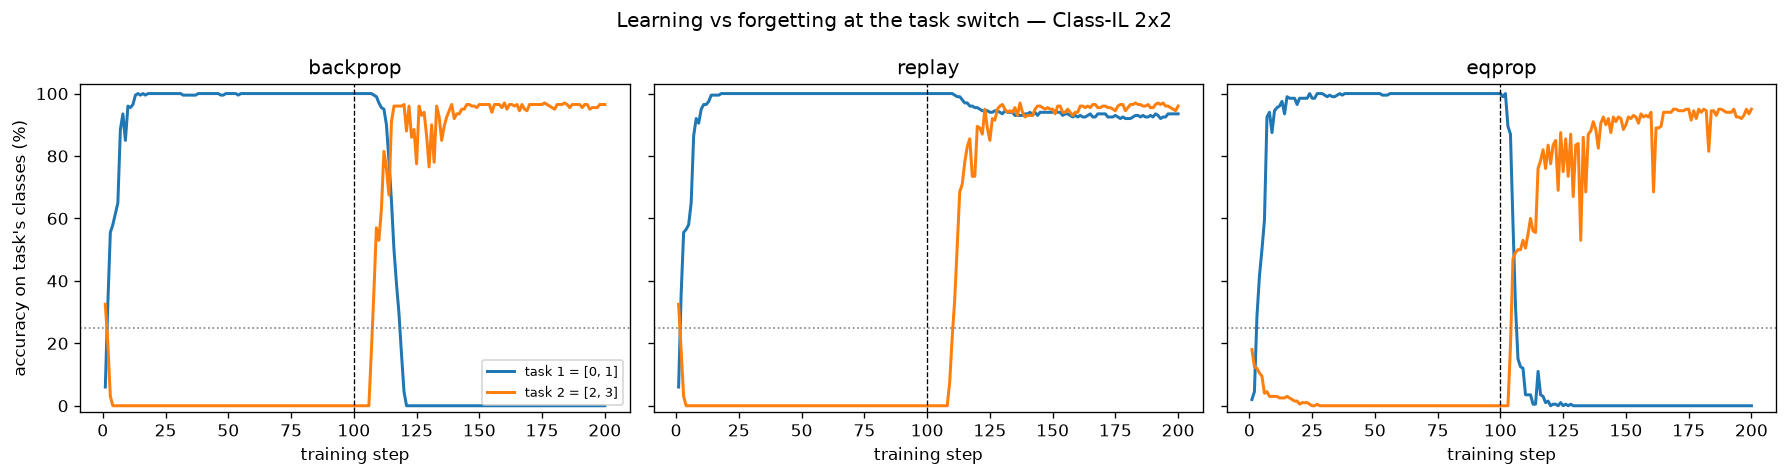

Python code for this plot:
"""09_eqprop_learning_vs_forgetting
Q: When task 2 arrives, how fast does EqProp learn it and how fast does it lose task 1?
   Controls: backprop (forgets), replay (retains). Under test: eqprop.
   Batch raised back to 32 to remove the batch-1 gradient noise; slowdown comes from lr instead.
"""
import sys, time
from pathlib import Path
ROOT = Path(__file__).resolve().parent.parent
sys.path.insert(0, str(ROOT))

import torch
import numpy as np
import matplotlib.pyplot as plt
from torch.utils.data import DataLoader, Subset

from src.data import load_mnist, class_indices, make_eval_set
from src.methods import make_backprop, make_replay, make_eqprop

# ============================ constants ============================
DEVICE          = "cuda" if torch.cuda.is_available() else "cpu"
DATA_DIR        = ROOT / "data"
FIG             = Path(__file__).resolve().with_suffix(".png")
IMG_SIZE        = 14
SEED            = 0

TASKS           = [[0, 1], [2, 3]]     # two tasks, two classes each: enough to see one clean crossing
ITERS           = 100                  # updates per task
BATCH           = 32                   # >1: averages out the per-example tug-of-war
EVAL_EVERY      = 1
EVAL_PER_CLASS  = 100

BP_LR                          = 0.05
RP_LR, RP_PER_CLASS            = 0.05, 20
EQP_LR, EQP_BETA, EQP_DT       = 0.005, 0.3, 0.3
EQP_MAX_STEPS, EQP_SETTLE_PAT  = 500, 30

CLASSES  = sorted({c for t in TASKS for c in t})
CLS_POS  = {c: i for i, c in enumerate(CLASSES)}
COLLAPSE = 100 / len(CLASSES)
TITLE    = f"Class-IL {len(TASKS)}x{len(TASKS[0])}"
# ==================================================================

IN_DIM = IMG_SIZE * IMG_SIZE
train, test = load_mnist(size=IMG_SIZE, root=str(DATA_DIR))
cidx = class_indices(train)
eval_x, eval_y = make_eval_set(test, classes=CLASSES, per_class=EVAL_PER_CLASS, device=DEVICE)

methods = {
    "backprop": make_backprop(in_dim=IN_DIM, lr=BP_LR, seed=SEED, device=DEVICE),
    "replay":   make_replay(train, cidx, in_dim=IN_DIM, lr=RP_LR, per_class=RP_PER_CLASS,
                            seed=SEED, device=DEVICE),
    "eqprop":   make_eqprop(in_dim=IN_DIM, lr=EQP_LR, beta=EQP_BETA, dt=EQP_DT,
                            max_steps=EQP_MAX_STEPS, settle_patience=EQP_SETTLE_PAT,
                            seed=SEED, device=DEVICE),
}

HDR = f"{'task':>5} {'step':>6} " + " ".join(f"{'T'+str(i+1)+'%':>6}" for i in range(len(TASKS))) + f" {'time':>6}"


def run(name, train_step, predict):
    """Class-IL run. Logs per-CLASS accuracy, per-TASK accuracy (fixed denominators),
       and the mean raw output per class (which moves before accuracy does)."""
    print(f"\n──── {name} " + "─" * max(2, 44 - len(name)))
    print(HDR)
    torch.manual_seed(SEED)
    hist = {"step": [], "acc": [], "task_acc": [], "out": []}
    step, t0 = 0, time.time()
    for ti, task in enumerate(TASKS):
        idx = torch.cat([cidx[c] for c in task])
        loader = DataLoader(Subset(train, idx.tolist()), batch_size=BATCH, shuffle=True)
        it = iter(loader)
        for _ in range(ITERS):
            try:
                x, y = next(it)
            except StopIteration:
                it = iter(loader); x, y = next(it)
            train_step(x.to(DEVICE), y.to(DEVICE))
            step += 1
            if step % EVAL_EVERY == 0:
                pred = predict(eval_x)
                raw = predict(eval_x, raw=True)
                acc = [(pred[eval_y == c] == c).float().mean().item() for c in CLASSES]
                task_acc = [float(np.mean([acc[CLS_POS[c]] for c in t])) for t in TASKS]
                out_mean = [raw[:, c].mean().item() for c in CLASSES]   # mean output unit value per class
                hist["step"].append(step); hist["acc"].append(acc)
                hist["task_acc"].append(task_acc); hist["out"].append(out_mean)
                cols = " ".join(f"{a*100:>6.1f}" for a in task_acc)
                print(f"{ti+1:>5} {step:>6} {cols} {time.time()-t0:>5.0f}s")
    return hist


results = {name: run(name, s, p) for name, (s, p) in methods.items()}

# ------------------- learning / forgetting crossing table -------------------
def crossing(steps, series, thresh, after, rising):
    for s, v in zip(steps, series):
        if s <= after:
            continue
        if (v >= thresh) if rising else (v < thresh):
            return s - after
    return None

print("\n" + "=" * 62)
print(f"{'method':>9} {'to_learn_T2':>12} {'to_forget_T1':>13} {'ratio':>7} {'final_T1':>9} {'final_T2':>9}")
for name, h in results.items():
    T, steps, t0 = np.array(h["task_acc"]), h["step"], ITERS
    L = crossing(steps, T[:, 1], 0.5, t0, True)     # steps for task 2 to reach 50%
    F = crossing(steps, T[:, 0], 0.5, t0, False)    # steps for task 1 to fall below 50%
    r = (F / L) if (L and F) else float("nan")
    print(f"{name:>9} {str(L):>12} {str(F):>13} {r:>7.2f} {T[-1,0]*100:>8.1f}% {T[-1,1]*100:>8.1f}%")

# ------------------------------ figure 1: crossings ------------------------------
fig, axes = plt.subplots(1, len(results), figsize=(5 * len(results), 4), sharey=True)
axes = np.atleast_1d(axes)
for ax, (name, h) in zip(axes, results.items()):
    T = np.array(h["task_acc"]) * 100
    for i in range(len(TASKS)):
        ax.plot(h["step"], T[:, i], lw=1.8, label=f"task {i+1} = {TASKS[i]}")
    ax.axvline(ITERS, color="k", lw=0.8, ls="--")
    ax.axhline(COLLAPSE, color="gray", ls=":", lw=1)
    ax.set_title(name); ax.set_xlabel("training step"); ax.set_ylim(-2, 103)
axes[0].set_ylabel("accuracy on task's classes (%)"); axes[0].legend(fontsize=8)
fig.suptitle(f"Learning vs forgetting at the task switch — {TITLE}")
plt.tight_layout(); plt.savefig(FIG, dpi=120, bbox_inches="tight"); plt.show()

# ------------------ figure 2: trajectory + raw outputs ------------------
fig, ax = plt.subplots(1, 2, figsize=(12, 5))
for name, h in results.items():
    T = np.array(h["task_acc"]) * 100
    ax[0].plot(T[:, 0], T[:, 1], "-", lw=1.5, alpha=0.8, label=name)
    ax[0].plot(T[-1, 0], T[-1, 1], "o", ms=7)
ax[0].plot([100, 0], [0, 100], color="gray", ls=":", lw=1, label="pure trade-off")
ax[0].set_xlabel("task 1 accuracy (%)"); ax[0].set_ylabel("task 2 accuracy (%)")
ax[0].set_xlim(-2, 103); ax[0].set_ylim(-2, 103)
ax[0].set_title("trajectory (dot = end); up-right = retains both"); ax[0].legend(fontsize=8)

h = results["eqprop"]
O = np.array(h["out"])
for i, c in enumerate(CLASSES):
    ax[1].plot(h["step"], O[:, i], lw=1.4, label=f"class {c}")
ax[1].axvline(ITERS, color="k", lw=0.8, ls="--")
ax[1].set_xlabel("training step"); ax[1].set_ylabel("mean output unit value")
ax[1].set_title("eqprop raw outputs (move before accuracy flips)"); ax[1].legend(fontsize=8)
plt.tight_layout(); plt.savefig(FIG.with_name(FIG.stem + "_traj_outputs.png"), dpi=120); plt.show()
print(f"\nsaved {FIG.name} and {FIG.stem}_traj_outputs.png")
